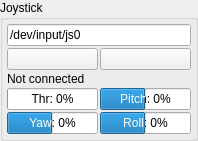
       <widget class="QGroupBox" name="groupBox">
        <property name="maximumSize">
         <size>
          <width>180</width>
          <height>16777215</height>
         </size>
        </property>
        <property name="title">
         <string>Joystick</string>
        </property>
        <layout class="QGridLayout" name="gridLayout_5">
         <property name="leftMargin">
          <number>4</number>
         </property>
         <property name="topMargin">
          <number>4</number>
         </property>
         <property name="rightMargin">
          <number>4</number>
         </property>
         <property name="bottomMargin">
          <number>4</number>
         </property>
         <property name="spacing">
          <number>2</number>
         </property>
         <item row="2" column="0" colspan="2">
          <widget class="QLabel" name="jsConnectedLabel">
           <property name="text">
            <string>Not connected</string>
           </property>
          </widget>
         </item>
         <item row="4" column="0">
          <widget class="QProgressBar" name="mrYawBar">
           <property name="minimum">
            <number>-100</number>
           </property>
           <property name="value">
            <number>0</number>
           </property>
           <property name="format">
            <string>Yaw: %v%</string>
           </property>
          </widget>
         </item>
         <item row="4" column="1">
          <widget class="QProgressBar" name="mrRollBar">
           <property name="minimum">
            <number>-100</number>
           </property>
           <property name="value">
            <number>0</number>
           </property>
           <property name="format">
            <string>Roll: %v%</string>
           </property>
          </widget>
         </item>
         <item row="0" column="0" colspan="2">
          <widget class="QLineEdit" name="jsPortEdit">
           <property name="text">
            <string>/dev/input/js0</string>
           </property>
          </widget>
         </item>
         <item row="1" column="0">
          <widget class="QPushButton" name="jsDisconnectButton">
           <property name="text">
            <string/>
           </property>
           <property name="icon">
            <iconset resource="resources.qrc">
             <normaloff>:/models/Icons/Disconnected-96.png</normaloff>:/models/Icons/Disconnected-96.png</iconset>
           </property>
          </widget>
         </item>
         <item row="1" column="1">
          <widget class="QPushButton" name="jsConnectButton">
           <property name="text">
            <string/>
           </property>
           <property name="icon">
            <iconset resource="resources.qrc">
             <normaloff>:/models/Icons/Connected-96.png</normaloff>:/models/Icons/Connected-96.png</iconset>
           </property>
          </widget>
         </item>
         <item row="3" column="0">
          <widget class="QProgressBar" name="mrThrottleBar">
           <property name="minimum">
            <number>0</number>
           </property>
           <property name="value">
            <number>0</number>
           </property>
           <property name="format">
            <string>Thr: %v%</string>
           </property>
          </widget>
         </item>
         <item row="3" column="1">
          <widget class="QProgressBar" name="mrPitchBar">
           <property name="minimum">
            <number>-100</number>
           </property>
           <property name="value">
            <number>0</number>
           </property>
           <property name="format">
            <string>Pitch: %v%</string>
           </property>
          </widget>
         </item>
        </layout>
       </widget>
